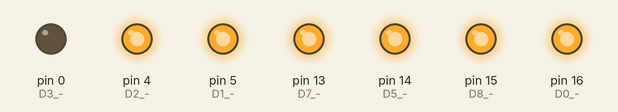
Bench run of a sketch on a simulated Arduino Uno, built with avr-gcc and run on an emulated ATmega328P. Shown: output pins drawn as LEDs (lit = HIGH).

Above: at 0.5 s.
At 2.5 s:
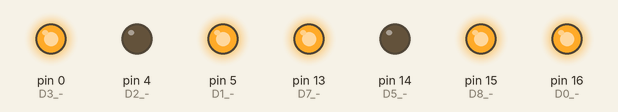
At 3.5 s:
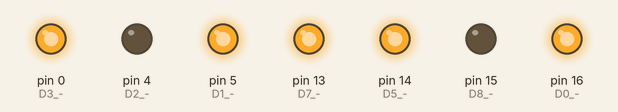
At 5.5 s:
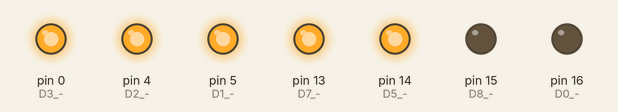
At 8.5 s:
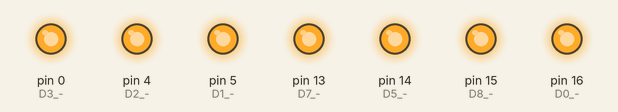
At 11.5 s:
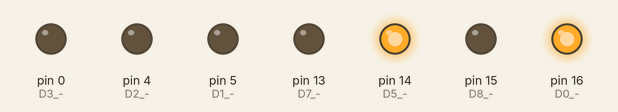
Timing chart, 0 to 13.0 s (numbered marks = the images above):
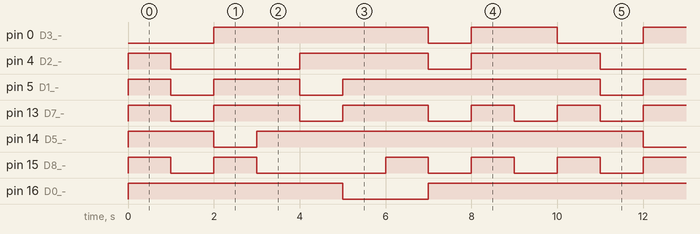

Measured:
- by itself, pin 0 (D3_-): repeats every 10.0 s: LOW 1.0 s, HIGH 2.0 s, LOW 2.0 s, HIGH 5.0 s
- by itself, pin 4 (D2_-): repeats every 10.0 s: LOW 3.0 s, HIGH 3.0 s, LOW 1.0 s, HIGH 3.0 s
- by itself, pin 5 (D1_-): repeats every 10.0 s: LOW 1.0 s, HIGH 2.0 s, LOW 1.0 s, HIGH 6.0 s
- by itself, pin 13 (D7_-): repeats every 10.0 s: 2 × (LOW 1.0 s, HIGH 2.0 s), 2 × (LOW 1.0 s, HIGH 1.0 s)
- by itself, pin 14 (D5_-): repeats every 10.0 s: LOW 1.0 s, HIGH 9.0 s
- by itself, pin 15 (D8_-): repeats every 10.0 s: LOW 1.0 s, HIGH 1.0 s, LOW 3.0 s, 2 × (HIGH 1.0 s, LOW 1.0 s), HIGH 1.0 s
- by itself, pin 16 (D0_-): repeats every 10.0 s: LOW 2.0 s, HIGH 8.0 s

The sketch:

seven_segment.ino
```cpp
int count;


void setup(){

pinMode(16, OUTPUT); // D0 ->pin 5 on 7-segment
pinMode(5, OUTPUT); // D1 -> pin 4 on 7-segment
pinMode(4, OUTPUT); // D2 -> pin 2 on 7-segment
pinMode(0, OUTPUT); // D3 -> pin 1 on 7-segment
pinMode(14, OUTPUT); // D5 -> pin 7 on 7-segment
pinMode(13, OUTPUT); // D7 -> pin 9 on 7-segment
pinMode(15, OUTPUT); // D8 -> pin 10 on 7-segment

}

void loop(){

  count = 0;
  seven_segment(count);
  delay(1000);
  count = count + 1;
  seven_segment(count);
  delay(1000);
  count = count + 1;
  seven_segment(count);
  delay(1000);

  count = count + 1;
  seven_segment(count);
  delay(1000);

  count = count + 1;
  seven_segment(count);
  delay(1000);
  count = count + 1;
  seven_segment(count);
  delay(1000);
  count = count + 1;
  seven_segment(count);
  delay(1000);
  count = count + 1;
  seven_segment(count);
  delay(1000);
  count = count + 1;
  seven_segment(count);
  delay(1000);
  count = count + 1;
  seven_segment(count);
  delay(1000);

}

void seven_segment(int number)

{

  digitalWrite(16, LOW);
  digitalWrite(5, LOW);
  digitalWrite(4, LOW);
  digitalWrite(0, LOW);
  digitalWrite(14, LOW);
  digitalWrite(13, LOW);
  digitalWrite(15, LOW);

  if (number == 0){
    digitalWrite(13, HIGH);
    digitalWrite(15,HIGH);
    digitalWrite(16, HIGH);
    digitalWrite(14,HIGH);
    digitalWrite(4, HIGH);
    digitalWrite(5, HIGH);
  }

   if (number == 1){

    digitalWrite(16, HIGH);
    digitalWrite(14,HIGH);
  }

  if (number == 2) {
    digitalWrite(5, HIGH);
    digitalWrite(16, HIGH);
    digitalWrite(0, HIGH);
    digitalWrite(15, HIGH);
    digitalWrite(13, HIGH);
  }

  if (number == 3) {
    digitalWrite(5, HIGH);
    digitalWrite(16, HIGH);
    digitalWrite(0, HIGH);
    digitalWrite(14, HIGH);
    digitalWrite(13, HIGH);
  }

  if (number == 4) {
    digitalWrite(4, HIGH);
    digitalWrite(0, HIGH);
    digitalWrite(16, HIGH);
    digitalWrite(14, HIGH);

  }

  if (number == 5) {
    digitalWrite(5, HIGH);
    digitalWrite(4, HIGH);
    digitalWrite(0, HIGH);
    digitalWrite(14, HIGH);
    digitalWrite(13, HIGH);

  }

  if (number == 6) {
    digitalWrite(4, HIGH);
    digitalWrite(15, HIGH);
    digitalWrite(5, HIGH);
    digitalWrite(13, HIGH);
    digitalWrite(14, HIGH);
    digitalWrite(0, HIGH);

  }

  if (number == 7) {
    digitalWrite(5, HIGH);
    digitalWrite(16, HIGH);
    digitalWrite(14, HIGH);
  }

  if (number == 8) {
    digitalWrite(5, HIGH);
    digitalWrite(4, HIGH);
    digitalWrite(0, HIGH);
    digitalWrite(16, HIGH);
    digitalWrite(15, HIGH);
    digitalWrite(14, HIGH);
    digitalWrite(13, HIGH);

  }

  if (number == 9) {
    digitalWrite(5, HIGH);
    digitalWrite(4, HIGH);
    digitalWrite(0, HIGH);
    digitalWrite(16, HIGH);
    digitalWrite(14, HIGH);

  }


}
```
